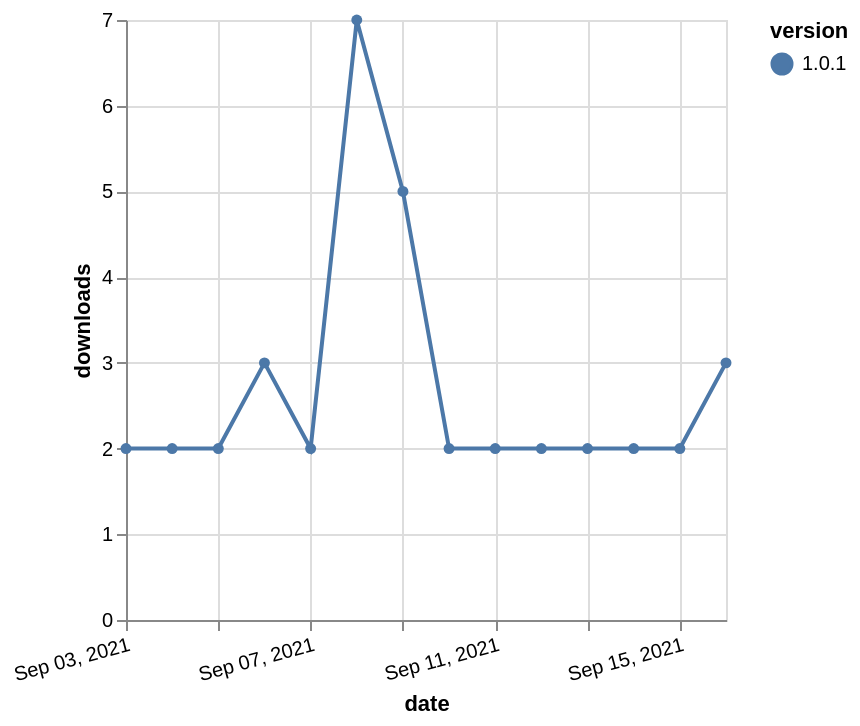

Describe this chart as a Vega-Lite specification.
### Vega-Lite specification from a JSON file in a GitHub repository (floating-point values rounded to 4 significant figures)
{"$schema": "https://vega.github.io/schema/vega-lite/v5.json", "description": "A simple bar chart with embedded data.", "data": {"values": [{"date": "2021-09-03", "total": 4176, "delta": 2, "version": "1.0.1"}, {"date": "2021-09-04", "total": 4178, "delta": 2, "version": "1.0.1"}, {"date": "2021-09-05", "total": 4180, "delta": 2, "version": "1.0.1"}, {"date": "2021-09-06", "total": 4183, "delta": 3, "version": "1.0.1"}, {"date": "2021-09-07", "total": 4185, "delta": 2, "version": "1.0.1"}, {"date": "2021-09-08", "total": 4192, "delta": 7, "version": "1.0.1"}, {"date": "2021-09-09", "total": 4197, "delta": 5, "version": "1.0.1"}, {"date": "2021-09-10", "total": 4199, "delta": 2, "version": "1.0.1"}, {"date": "2021-09-11", "total": 4201, "delta": 2, "version": "1.0.1"}, {"date": "2021-09-12", "total": 4203, "delta": 2, "version": "1.0.1"}, {"date": "2021-09-13", "total": 4205, "delta": 2, "version": "1.0.1"}, {"date": "2021-09-14", "total": 4207, "delta": 2, "version": "1.0.1"}, {"date": "2021-09-15", "total": 4209, "delta": 2, "version": "1.0.1"}, {"date": "2021-09-16", "total": 4212, "delta": 3, "version": "1.0.1"}]}, "width": "container", "mark": {"type": "line", "point": {"filled": true}}, "encoding": {"x": {"field": "date", "type": "temporal", "timeUnit": "yearmonthdate", "title": "date", "axis": {"labelAngle": -15}}, "y": {"field": "delta", "type": "quantitative", "title": "downloads"}, "color": {"field": "version", "type": "nominal"}, "tooltip": {"field": "delta"}}}
